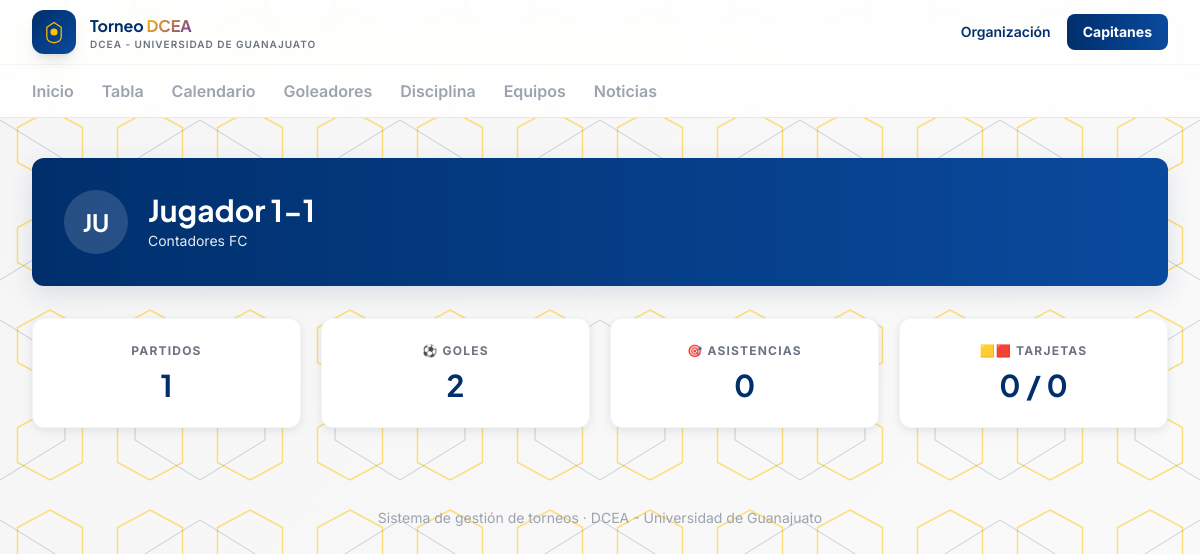
The app's page /jugadores/1 with its own data.
### app/models/core.py (models this page shows)
class Organizacion(db.Model):
    __tablename__ = "organizaciones"
    id = db.Column(db.Integer, primary_key=True)
    nombre = db.Column(db.String(150), nullable=False)
    logo_url = db.Column(db.String(300))
    torneos = db.relationship("Torneo", backref="organizacion", lazy=True)
    equipos = db.relationship("Equipo", backref="organizacion", lazy=True)
    canchas = db.relationship("Cancha", backref="organizacion", lazy=True)
    arbitros = db.relationship("Arbitro", backref="organizacion", lazy=True)
    noticias = db.relationship("Noticia", backref="organizacion", lazy=True)

### app/models/equipos.py (models this page shows, shortened)
class Jugador(db.Model):
    __tablename__ = "jugadores"
    id = db.Column(db.Integer, primary_key=True)
    usuario_id = db.Column(db.Integer, db.ForeignKey("usuarios.id"))
    nombre = db.Column(db.String(120), nullable=False)
    foto_url = db.Column(db.String(300))
    fecha_nacimiento = db.Column(db.Date)
    rosters = db.relationship("Roster", backref="jugador", lazy=True)
    def equipo_actual(self, temporada_id):
        r = next((r for r in self.rosters if r.temporada_id == temporada_id), None)
        return r.equipo if r else None
    def estadisticas(self, temporada_id=None):
        from app.models.partidos import EventoPartido, Partido
        q = EventoPartido.query.filter_by(jugador_id=self.id)
        eventos = q.all()
        goles = sum(1 for e in eventos if e.tipo_evento == "gol")
        asistencias = sum(1 for e in eventos if e.tipo_evento == "asistencia")
        amarillas = sum(1 for e in eventos if e.tipo_evento == "tarjeta_amarilla")
        rojas = sum(1 for e in eventos if e.tipo_evento == "tarjeta_roja")
        partido_ids = {e.partido_id for e in eventos}
        partidos_jugados = Partido.query.filter(
            Partido.id.in_(partido_ids), Partido.estado == "jugado"
        ).count() if partido_ids else 0
        return {
            "goles": goles, "asistencias": asistencias,
            "amarillas": amarillas, "rojas": rojas,
            "partidos_jugados": partidos_jugados,
        }

class Equipo(db.Model):
    __tablename__ = "equipos"
    id = db.Column(db.Integer, primary_key=True)
    organizacion_id = db.Column(db.Integer, db.ForeignKey("organizaciones.id"), nullable=False)
    nombre = db.Column(db.String(120), nullable=False)
    escudo_url = db.Column(db.String(300))
    capitan_id = db.Column(db.Integer, db.ForeignKey("usuarios.id"))
    inscripciones = db.relationship("Inscripcion", backref="equipo", lazy=True)
    rosters = db.relationship("Roster", backref="equipo", lazy=True)

### app/routes/public.py (the view)
@public_bp.route("/jugadores/<int:jugador_id>")
def jugador_detalle(jugador_id):
    jugador = Jugador.query.get_or_404(jugador_id)
    temporada = Temporada.query.first()
    equipo = jugador.equipo_actual(temporada.id) if temporada else None
    stats = jugador.estadisticas()
    return render_template("public/jugador.html", jugador=jugador, equipo=equipo, stats=stats)

### app/templates/public/jugador.html (shortened to what this page needs)
{% extends "public/base.html" %}
{% block content %}
<div class="bg-gradient-to-r from-navy to-navy-light rounded-xl shadow-elevation p-8 text-white mb-8 flex items-center gap-5">
  <div class="w-16 h-16 rounded-full bg-white/15 flex items-center justify-center text-white font-display font-bold text-2xl flex-shrink-0">
    {{ jugador.nombre[:2].upper() }}
  </div>
  <div>
    <h1 class="font-display text-2xl sm:text-3xl font-bold">{{ jugador.nombre }}</h1>
    {% if equipo %}
      <a href="{{ url_for('public.equipo_detalle', equipo_id=equipo.id) }}" class="text-sm opacity-90 hover:opacity-100 hover:underline">{{ equipo.nombre }}</a>
    {% endif %}
  </div>
</div>
<div class="grid sm:grid-cols-4 gap-5">
  <div class="bg-white rounded-xl shadow-card border border-gray-100 p-6 text-center">
    <p class="text-xs uppercase tracking-widest text-gray-500 font-bold">Partidos</p>
    <p class="font-display text-3xl font-bold text-navy mt-2">{{ stats.partidos_jugados }}</p>
  </div>
  <div class="bg-white rounded-xl shadow-card border border-gray-100 p-6 text-center">
    <p class="text-xs uppercase tracking-widest text-gray-500 font-bold">⚽ Goles</p>
    <p class="font-display text-3xl font-bold text-navy mt-2">{{ stats.goles }}</p>
  </div>
  <div class="bg-white rounded-xl shadow-card border border-gray-100 p-6 text-center">
    <p class="text-xs uppercase tracking-widest text-gray-500 font-bold">🎯 Asistencias</p>
    <p class="font-display text-3xl font-bold text-navy mt-2">{{ stats.asistencias }}</p>
  </div>
  <div class="bg-white rounded-xl shadow-card border border-gray-100 p-6 text-center">
    <p class="text-xs uppercase tracking-widest text-gray-500 font-bold">🟨🟥 Tarjetas</p>
    <p class="font-display text-3xl font-bold text-navy mt-2">{{ stats.amarillas }} / {{ stats.rojas }}</p>
  </div>
</div>
{% endblock %}

### app/templates/public/base.html (shortened to what this page needs)
<!DOCTYPE html>
<html lang="es">
<head>
<script src="https://cdn.tailwindcss.com"></script>
</head>
<body>
<header class="sticky top-0 z-40 bg-white/85 backdrop-blur-xl border-b border-gray-200">
  <div class="max-w-7xl mx-auto px-5 sm:px-8 h-16 flex items-center justify-between">
    <a href="{{ url_for('public.home') }}" class="flex items-center gap-3.5">
      <div class="w-11 h-11 rounded-xl bg-gradient-to-br from-navy to-navy-light flex items-center justify-center shadow-lg">
        <svg width="24" height="24" viewBox="0 0 40 40" fill="none">
          <path d="M20 4 L32 12 V28 C32 34 28 37 20 38 C12 37 8 34 8 28 V12 Z" stroke="#FFC400" stroke-width="2" fill="none"/>
          <circle cx="20" cy="20" r="6" fill="#FFC400"/>
        </svg>
      </div>
      <div class="leading-tight">
        <p class="font-display font-bold text-navy text-[15px] sm:text-base">Torneo <span class="gradient-accent">DCEA</span></p>
        <p class="text-[10px] text-gray-500 tracking-widest uppercase font-semibold hidden sm:block">{{ organizacion.nombre if organizacion else 'Sitio público' }}</p>
      </div>
    </a>
    <div class="flex items-center gap-4">
      <a href="{{ url_for('admin.login') }}" class="text-sm font-semibold text-navy hover:text-gold hidden sm:inline">Organización</a>
      <a href="{{ url_for('capitan.login') }}" class="bg-gradient-to-r from-navy to-navy-light hover:shadow-lg text-white text-sm font-bold px-4 py-2 rounded-lg transition-all">Capitanes</a>
    </div>
  </div>
  <nav class="max-w-7xl mx-auto px-5 sm:px-8 flex gap-7 border-t border-gray-100 overflow-x-auto">
    {% macro navlink(endpoint, label) %}
      <a href="{{ url_for(endpoint) }}" class="tab-link {{ 'active' if request.endpoint == endpoint }}">{{ label }}</a>
    {% endmacro %}
    {{ navlink('public.home', 'Inicio') }}
    {{ navlink('public.tabla_posiciones', 'Tabla') }}
    {{ navlink('public.calendario', 'Calendario') }}
    {{ navlink('public.goleadores', 'Goleadores') }}
    {{ navlink('public.disciplina', 'Disciplina') }}
    {{ navlink('public.equipos', 'Equipos') }}
    {{ navlink('public.noticias', 'Noticias') }}
  </nav>
</header>
<main class="max-w-7xl mx-auto px-5 sm:px-8 py-10">
  {% block content %}{% endblock %}
</main>
<footer class="text-center py-10 text-gray-400 text-sm">
  Sistema de gestión de torneos &middot; {{ organizacion.nombre if organizacion else '' }}
</footer>
</body>
</html>

### app/templates/public/base.html (style rules this page uses)
* { box-sizing: border-box; }
body { font-family: 'Inter', sans-serif; min-height: 100vh; position: relative; background: linear-gradient(135deg, #F5F5F5 0%, #FAFAFA 100%); overflow-x: hidden; }
body::before { content: ''; position: fixed; top: 0; left: 0; width: 100%; height: 100%; z-index: -2; background-repeat: repeat; background-size: 100px 100px; pointer-events: none; }
body::after { content: ''; position: fixed; top: 0; left: 0; width: 100%; height: 100%; z-index: -2; background-repeat: repeat; background-size: 200px 200px; background-position: 100px 100px; pointer-events: none; }
main { position: relative; z-index: 1; }
.font-display { font-family: 'Plus Jakarta Sans', sans-serif; }
.tab-link { position: relative; font-weight: 600; color: #9CA3AF; padding: 14px 0; white-space: nowrap; }
.gradient-accent { background: linear-gradient(135deg, #FFC400, #7030A0); -webkit-background-clip: text; -webkit-text-fill-color: transparent; background-clip: text; }

### records on screen
Organizacion: nombre "DCEA - UNIVERSIDAD DE GUANAJUATO", nombre "DCEA - Universidad de Guanajuato"
Jugador: nombre "JU", nombre "Jugador 1-1"
Equipo: nombre "Contadores FC"

### other values on screen
{{ label }} "Inicio Tabla Calendario Goleadores Disciplina Equipos Noticias"
{{ stats.partidos_jugados }} "1"
{{ stats.goles }} "2"
{{ stats.asistencias }} "0"
{{ stats.amarillas }} "0"
{{ stats.rojas }} "0"
